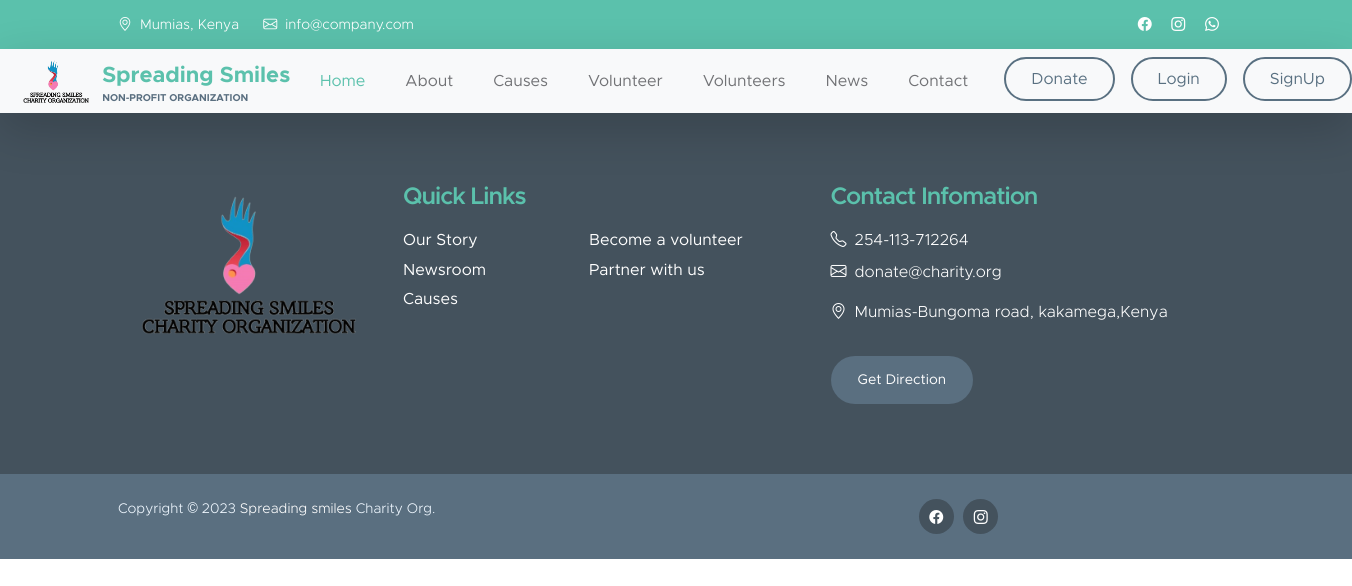
The page /causes on the database as committed earlier.
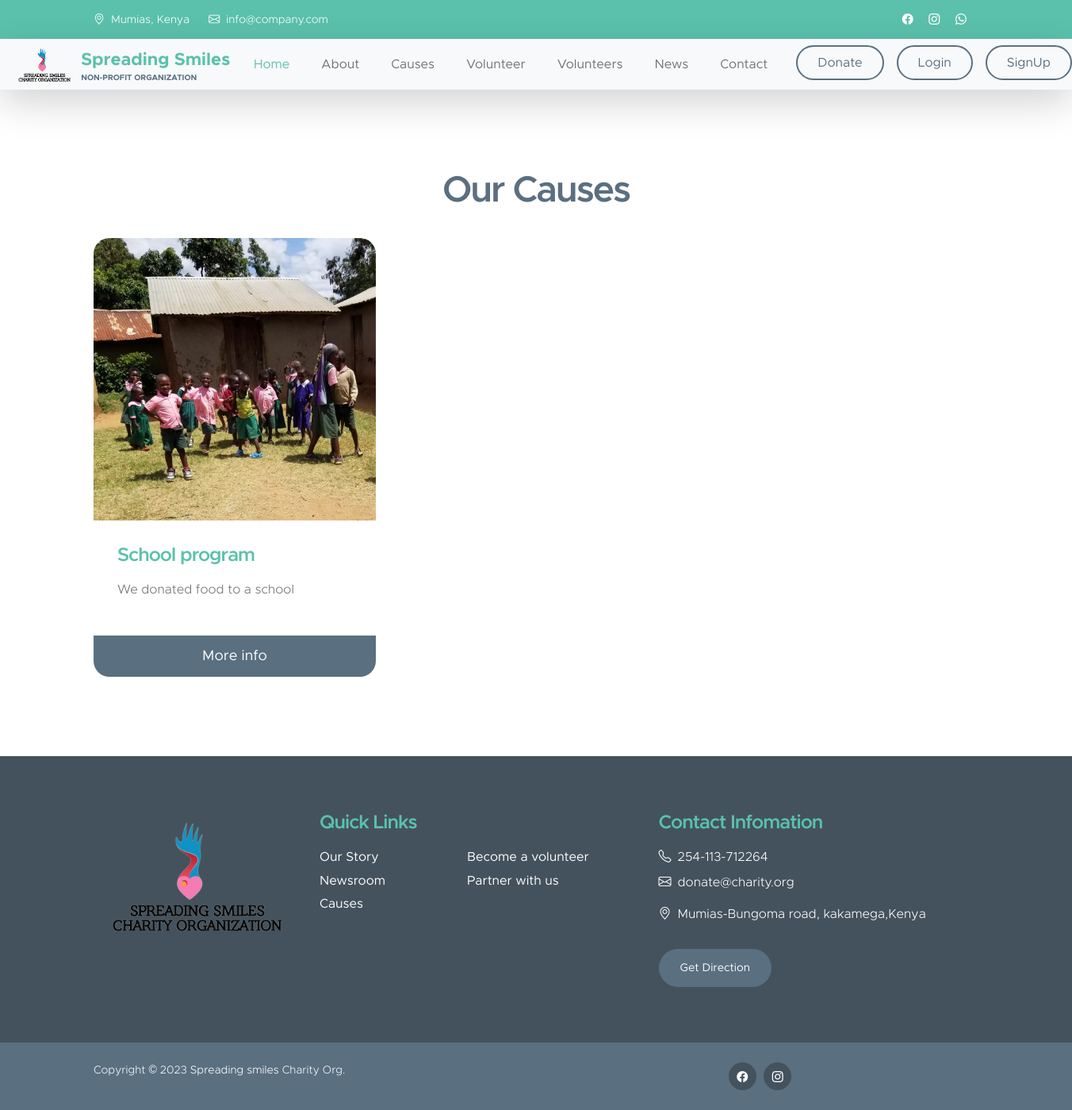
The same page on the database as committed later.
### main_app/models.py (models this page shows, shortened)
class cause(models.Model):
    Title= models.CharField(max_length=40)
    profile= models.ImageField(upload_to='upload/cause')
    summary = models.CharField(max_length=5000)

### main_app/views.py (the view)
# urls.py: path('causes', views.Causes, name="Causes"),
def Causes(request):
    causes = cause.objects.all()
    return render(request, "causes.html", {"causes":causes})

### main_app/templates/causes.html
{% extends "layouts/master.html" %}
{% load static %}
{% block body %}
{% for cause in causes %}
<section class="section-padding" id="section_3">
    <div class="container">
        <div class="row">
            <div class="col-lg-12 col-12 text-center mb-4">
                <h2>Our Causes</h2>
            </div>
            <div class="col-lg-4 col-md-6 col-12 mb-4 mb-lg-0">
                <div class="custom-block-wrap">
                    <img src="{{cause.profile.url}}"
                        class="custom-block-image img-fluid" alt="">
                    <div class="custom-block">
                        <div class="custom-block-body">
                            <h5 class="mb-3">{{cause.Title}} </h5>
                            <p> {{cause.summary}} </p>
                        </div>
                        <a href="donate.html" class="custom-btn btn">More info</a>
                    </div>
                </div>
            </div>
        </div>
    </div>
</section>
{% endfor %}
{% endblock body %}

Rows that differ between the two databases and show on the page:
added cause: profile (picture), Title "School program", summary "We donated food to a school"
